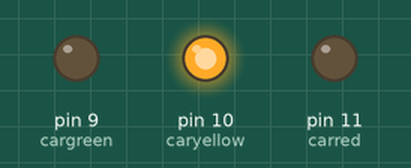
The sketch below on a simulated Arduino Uno, built with avr-gcc and run on an emulated ATmega328P. On the bench: output pins drawn as LEDs (lit = HIGH).

Above: at 1.0 s.
At 3.5 s:
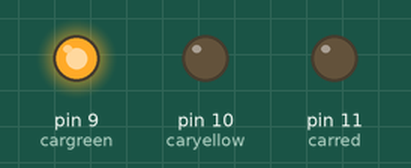
At 9.0 s:
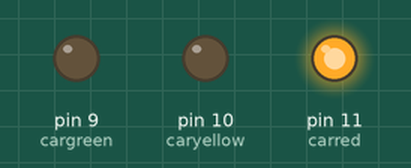
Timing chart, 0 to 14.3 s (numbered marks = the images above):
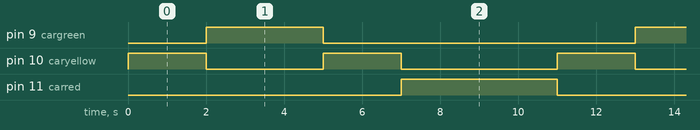

The sketch:

task_1.ino
```cpp
int carred=11;
int caryellow=10;
int cargreen=9;

void setup()
{
  pinMode(carred,OUTPUT);
  pinMode(cargreen,OUTPUT);
  pinMode(caryellow,OUTPUT);

  digitalWrite(carred,LOW);
  digitalWrite(caryellow,LOW);
  digitalWrite(cargreen,LOW);
}

void loop()
{
  digitalWrite(carred,LOW);
  digitalWrite(caryellow,HIGH);
  digitalWrite(cargreen,LOW);
  delay(2000);

  digitalWrite(carred,LOW);
  digitalWrite(caryellow,LOW);
  digitalWrite(cargreen,HIGH);
  delay(3000);

  digitalWrite(carred,LOW);
  digitalWrite(caryellow,HIGH);
  digitalWrite(cargreen,LOW);
  delay(2000);

  digitalWrite(carred,HIGH);
  digitalWrite(caryellow,LOW);
  digitalWrite(cargreen,LOW);
  delay(4000);
}
```

Measured:
- by itself, pin 9 (cargreen): alternates HIGH for 3.0 s and LOW for 8.0 s
- by itself, pin 10 (caryellow): repeats every 11.0 s: LOW 3.0 s, HIGH 2.0 s, LOW 4.0 s, HIGH 2.0 s
- by itself, pin 11 (carred): alternates HIGH for 4.0 s and LOW for 7.0 s
